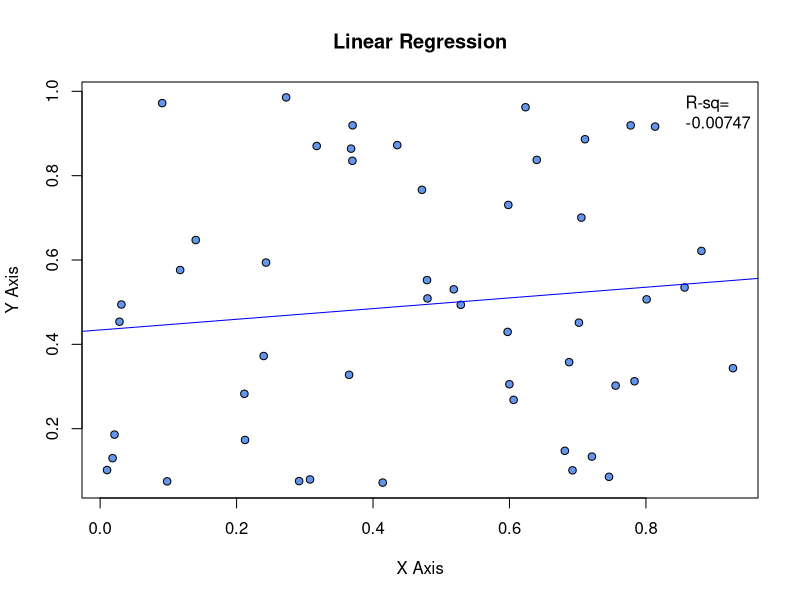
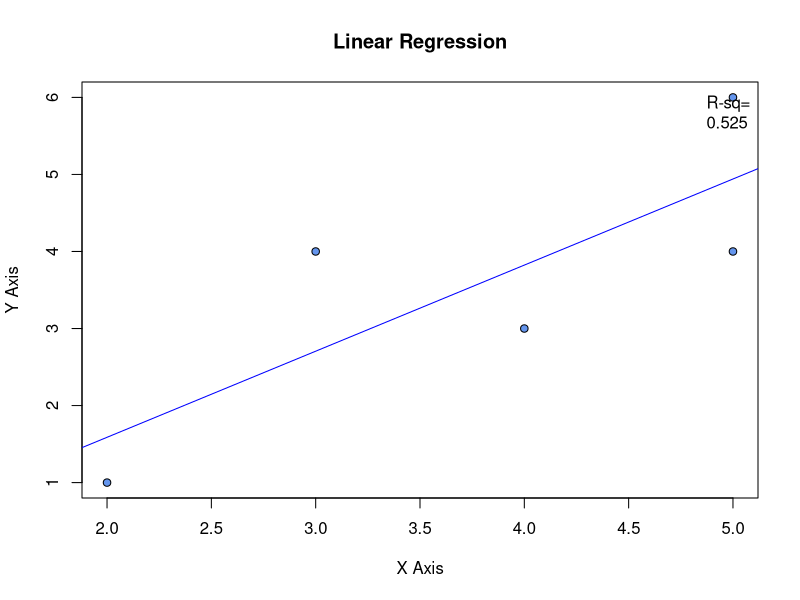
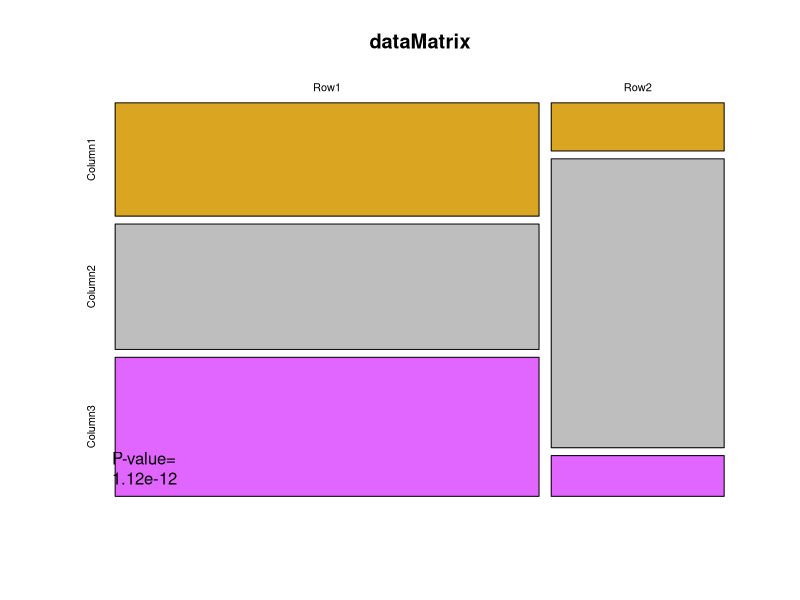
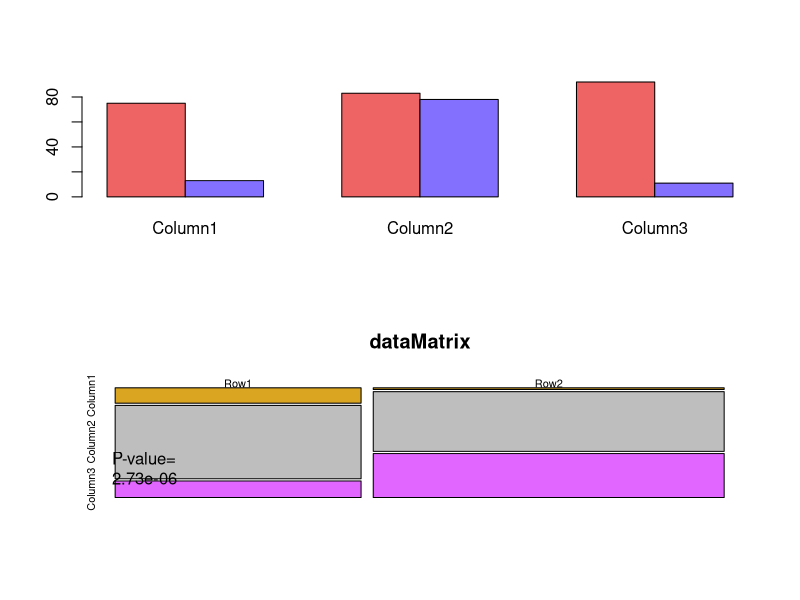
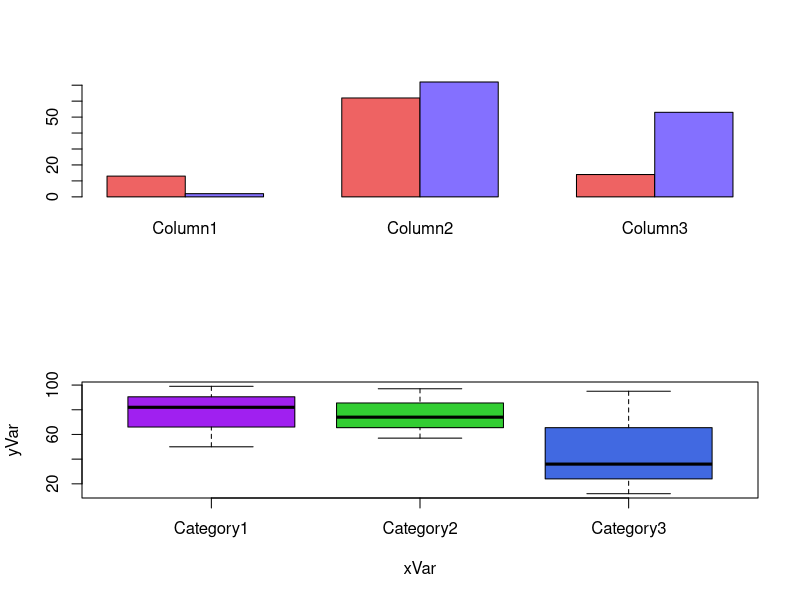
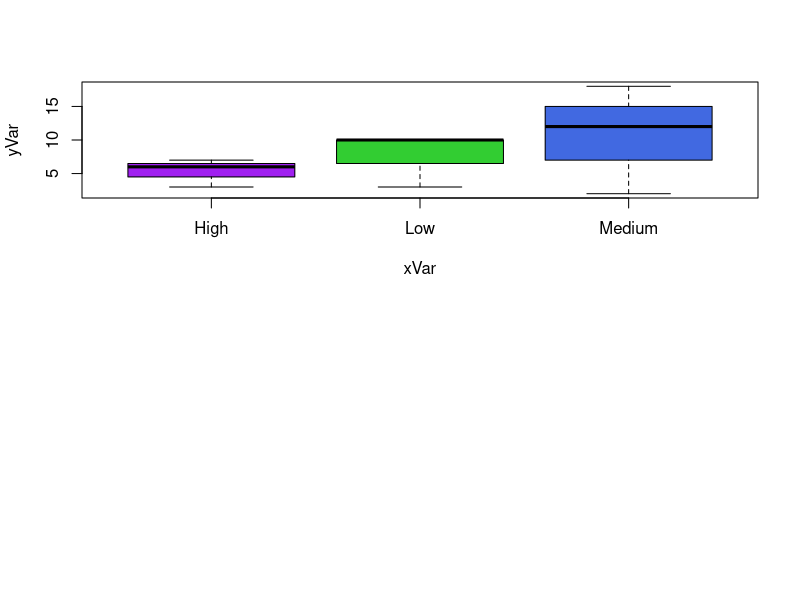

Source code (R) for these figures, in order: (Note: this script raises an error after producing the figures.)
## ---- chunk 1
######################################################################
# FUNCTION: fitLinearSummary
# fits a regression line
# inputs: continuous numeric vector for both x and y variables
# outputs: slope, p-value, and R^2 value
fitLinearSummary <- function(y=runif(50),x=runif(50)) {
  yVar <-y
  xVar <- x
  dataFrame <- data.frame(yVar,xVar)
  regModel <- lm(yVar~xVar,data=dataFrame)
  
  myOut<- c(slope = summary(regModel)$coefficients[2,1],
            pvalue = summary(regModel)$coefficients[2,4],
            Rsquared = summary(regModel)$adj.r.squared)
            
  
  return(myOut) 
}
#####################################################################
# Using default settings:
fitLinearSummary() # this returns the slope, pvalue and adjusted R squared value

# Using made-up data where x = y which would yield an R squared value of 1 (100% of the variance is explained by these variables)
xLin <- seq(1:20)
yLin <- seq(1:20)
fitLinearSummary(yLin,xLin) # as expected, the R squared value is 1; however, there is an error as there is essentially perfect fit

###########################################################################
# Function: plotLinear
# Plots a scatter plot of data with the  R squared value, slope, and pvalue
# Inputs: Continuous numerical vector for both variables
# Outputs: scatter plot with line of best fit
plotLinear <- function(y=runif(50),x=runif(50)) {
  yVar <-y
  xVar <- x
  dataFrame <- data.frame(yVar,xVar)
  regModel <- lm(yVar~xVar,data=dataFrame)
    # myOut<- c(slope = summary(regModel)$coefficients[2,1],
    #         pvalue = summary(regModel)$coefficients[2,4],
    #         Rsquared = summary(regModel)$adj.r.squared)
  Rsquared <-c("R-sq=", format(summary(regModel)$adj.r.squared, nsmall=3,digits=3))
plot(y=dataFrame$yVar,x=dataFrame$xVar,pch=21,bg="cornflowerblue",main="Linear Regression", ylab="Y Axis", xlab="X Axis")
legend("topright",bty="n",legend=Rsquared)
                 
abline(regModel,col="blue")
}
####################################################################
# Plotting the default values:
plotLinear()

# Plotting made-up data
XLinPlot <- c(3,5,4,5,2)
YLinPlot <- c(4,6,3,4,1)
plotLinear(YLinPlot,XLinPlot)

## ---- chunk 2
###################################################
# Function: summaryContTable
# Reports the results from the Chi Squared analysis
# Inputs: discrete numerical vectors for both
# Outputs: the results from the Chi Square analysis

summaryContTable <- function(y=sample(1:100,3),x=sample(1:100,3)) {
  yVar <- y
  xVar <- x
  
  dataMatrix <- rbind(yVar,xVar)
  rownames(dataMatrix) <- c("Row1","Row2")
  colnames(dataMatrix) <-c("Column1",
                         "Column2",
                         "Column3")
  print(chisq.test(dataMatrix))

}
#############################################
# Testing defaults
summaryContTable()
# Using made-up data (same as below)
yCont <- c(13,62,14)
xCont <- c(2,72,53)
summaryContTable(yCont,xCont)

##############################################################################################
# Function: doContTable
# Makes a contingency table from the data and reports p - value on mosaic plot
# Inputs: discrete numerical vectors for both 
# Outputs: a mosaic plot with p-value and a bar plot

doContTable <- function(y=sample(1:100,3),x=sample(1:100,3)) {
  yVar <- y
  xVar <- x
  
  dataMatrix <- rbind(yVar,xVar)
  rownames(dataMatrix) <- c("Row1","Row2")
  colnames(dataMatrix) <-c("Column1",
                         "Column2",
                         "Column3")
  print(chisq.test(dataMatrix))
  pvalue <-c("P-value=", format(chisq.test(dataMatrix)$p.value, nsmall=3,digits=3))
  mosaicplot(x=dataMatrix,
           col=c("goldenrod","grey","mediumorchid1"),
           shade=FALSE)
  legend("bottomleft",bty="n",legend=pvalue)
  par(mfrow=c(2,1))

  barplot(height=dataMatrix,
        beside=TRUE,
        col=c("indianred2","lightslateblue"))
}
#################################################
# Printing default values
doContTable()
# Using made-up data
yCont <- c(13,62,14)
xCont <- c(2,72,53)
doContTable(yCont,xCont)
## ---- chunk 3
####################################################################################
# Function: doAnova
# Reports F value (test statistic for the variation between sample means), 
# Inputs: continuous numeric vector for x and a discrete vector for y
# Outputs: a mosaic plot with p-value and a bar plot

doAnova <- function(y=sample(1:100,9),x=c("Category1","Category2", "Category3")) {
  yVar <- y
  xVar <- x
  dataFrame <- data.frame(xVar,yVar)

 AnovaModel<- aov(yVar~xVar,data=dataFrame)
  
  print(summary(AnovaModel)[[1]][["F value"]][1])

}
#######################################################################
# Printing default values
doAnova()
# Using made-up data
y <- c(10,2,6,10,12,3,3,18,7)
x <- c("Low","Medium","High")
doAnova(y=y,x=x)

########################################################################
# Function: GraphAnova
# Graphs box plot with whiskers 
# Input: continuous numeric vector for x and discrete vector for y
# Output: box plot with whiskers and F value

GraphAnova <- function(y=sample(1:100,9),x=c("Category1","Category2", "Category3")) {
  yVar <- y
  xVar <- x
  dataFrame <- data.frame(xVar,yVar)

 AnovaModel<- aov(yVar~xVar,data=dataFrame)
  
  
  return(boxplot(yVar~xVar,data=dataFrame,col=c("purple","limegreen","royalblue")))
}
# Graphing default values
GraphAnova()
# Graphing made-up values
y <- c(10,2,6,10,12,3,3,18,7)
x <- c("Low","Medium","High")
GraphAnova(y=y,x=x)
  
## ---- chunk 4
###################################################################
# Function: LogReg
# Completes a logistic regression and outputs summary of logistic regression
# Inputs: continuous numeric vector for x and a discrete vector for y
# Outputs: summary of logisic regression

LogReg <- function(y=c("Category1","Category2","Category3"),x=sample(1:100,12)) {
  yVar <- y
  xVar <- x
  dataFrame <- data.frame(xVar,yVar)

  
  logRegModel <- glm(yVar ~ xVar,
                 data=dataFrame,
                 family=binomial(link="logit"))
  
  print(summary(logRegModel))
}
# Testing default values
LogReg()
# Using made-up data
y <- c("Low","Medium","High")
x <- c(20,32,41,28,25,18,19,28,30,31,37,42)
LogReg(y=y,x=x)
#################################################
# Function: GraphLogReg
# graphs the logistic regression
# inputs: continuous numeric vector for x and a discrete vector for y
# outputs: graph of logistic regression


GraphLogReg <- function(y=rbinom(n=12,size=1,p=0.5),x=sample(1:100,12)) {
  yVar <- y
  xVar <- x
  dataFrame <- data.frame(xVar,yVar)
  logRegModel <- glm(yVar ~ xVar,
                 data=dataFrame,
                 family=binomial(link="logit"))
  
plot(x=dataFrame$xVar, y=dataFrame$yVar,pch=21,bg="violet",cex=2.5)
curve(predict(logRegModel,data.frame(xVar=x),type="response"),add=TRUE,lwd=2)
}
# Using defaults
GraphLogReg()
# Using made up data
yVar <- c(0,1,0,0,1,1)
xVar <- c(3,6,2,8,4,3)
GraphLogReg(x=x,y=y)
